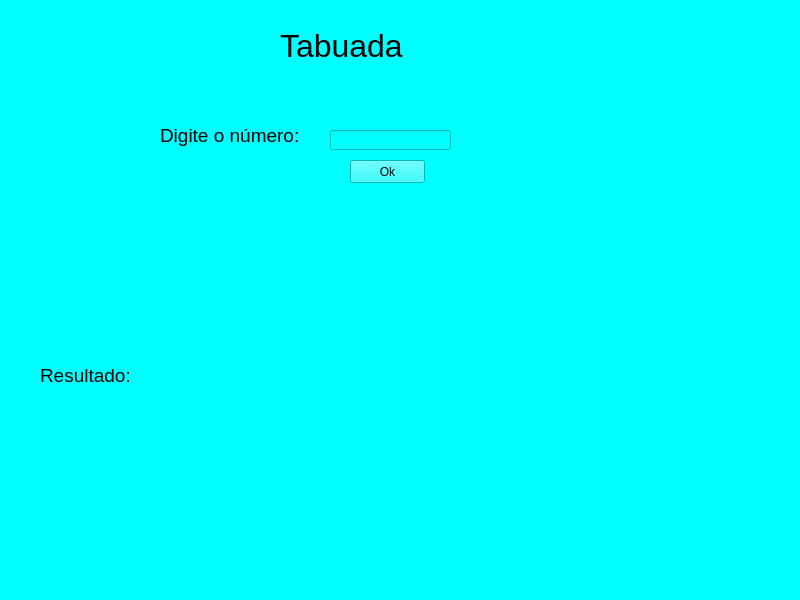
<?xml version="1.0" encoding="UTF-8"?>
<ui version="4.0">
 <class>MainWindow</class>
 <widget class="QMainWindow" name="MainWindow">
  <property name="geometry">
   <rect>
    <x>0</x>
    <y>0</y>
    <width>800</width>
    <height>600</height>
   </rect>
  </property>
  <property name="font">
   <font>
    <weight>50</weight>
    <italic>false</italic>
    <bold>false</bold>
    <underline>false</underline>
    <strikeout>false</strikeout>
    <kerning>true</kerning>
   </font>
  </property>
  <property name="mouseTracking">
   <bool>false</bool>
  </property>
  <property name="windowTitle">
   <string>MainWindow</string>
  </property>
  <property name="layoutDirection">
   <enum>Qt::LeftToRight</enum>
  </property>
  <property name="autoFillBackground">
   <bool>false</bool>
  </property>
  <property name="styleSheet">
   <string notr="true">background-color: cyan;</string>
  </property>
  <widget class="QWidget" name="centralwidget">
   <widget class="QLabel" name="titulo">
    <property name="geometry">
     <rect>
      <x>280</x>
      <y>30</y>
      <width>261</width>
      <height>31</height>
     </rect>
    </property>
    <property name="font">
     <font>
      <family>Arial</family>
      <pointsize>24</pointsize>
     </font>
    </property>
    <property name="text">
     <string>Tabuada</string>
    </property>
   </widget>
   <widget class="QLabel" name="label_2">
    <property name="geometry">
     <rect>
      <x>160</x>
      <y>120</y>
      <width>151</width>
      <height>31</height>
     </rect>
    </property>
    <property name="font">
     <font>
      <family>Arial</family>
      <pointsize>14</pointsize>
     </font>
    </property>
    <property name="text">
     <string>Digite o número:</string>
    </property>
   </widget>
   <widget class="QLabel" name="resultado">
    <property name="geometry">
     <rect>
      <x>40</x>
      <y>200</y>
      <width>741</width>
      <height>351</height>
     </rect>
    </property>
    <property name="font">
     <font>
      <family>Arial</family>
      <pointsize>14</pointsize>
     </font>
    </property>
    <property name="text">
     <string>Resultado:</string>
    </property>
   </widget>
   <widget class="QPushButton" name="botao">
    <property name="geometry">
     <rect>
      <x>350</x>
      <y>160</y>
      <width>75</width>
      <height>23</height>
     </rect>
    </property>
    <property name="text">
     <string>Ok</string>
    </property>
   </widget>
   <widget class="QLineEdit" name="input">
    <property name="geometry">
     <rect>
      <x>330</x>
      <y>130</y>
      <width>121</width>
      <height>20</height>
     </rect>
    </property>
   </widget>
  </widget>
  <widget class="QMenuBar" name="menubar">
   <property name="geometry">
    <rect>
     <x>0</x>
     <y>0</y>
     <width>800</width>
     <height>21</height>
    </rect>
   </property>
  </widget>
  <widget class="QStatusBar" name="statusbar"/>
 </widget>
 <resources/>
 <connections/>
</ui>
